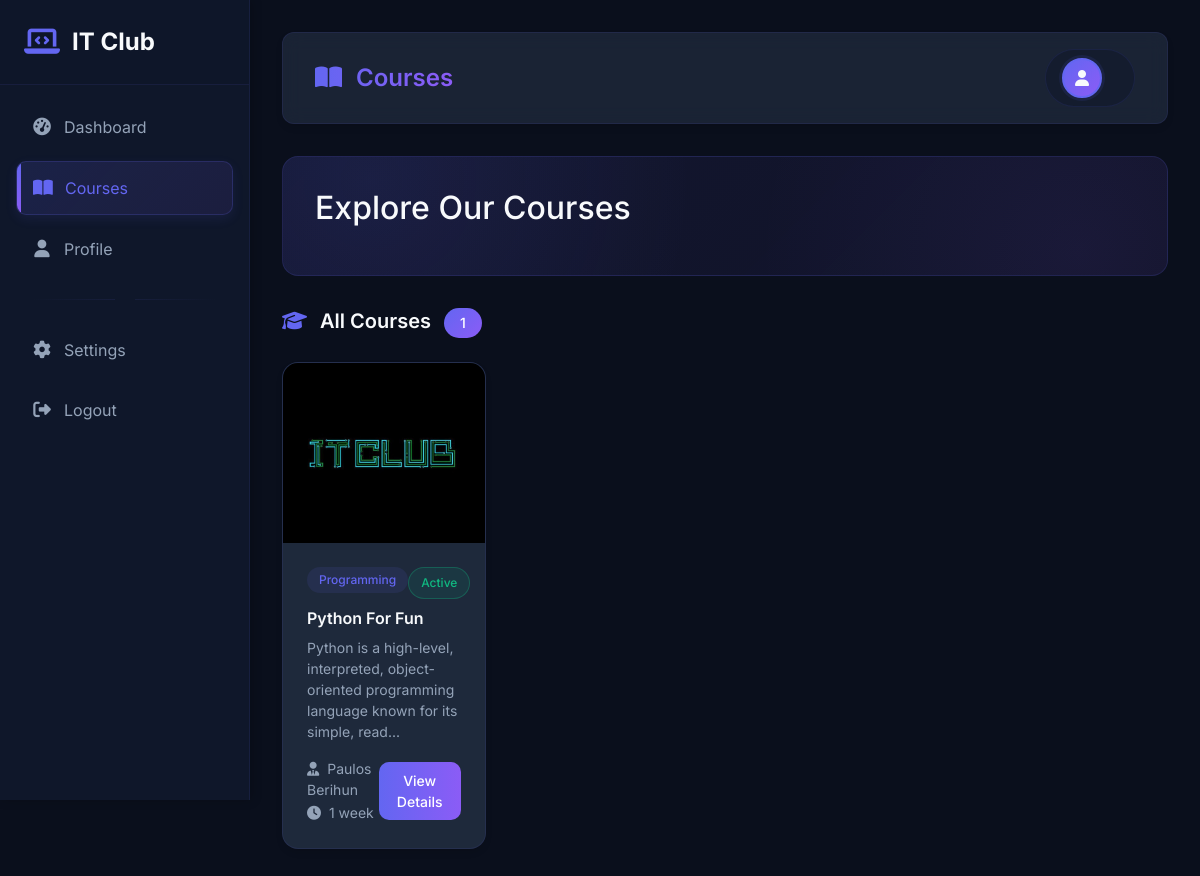
The app's page /courses, older data.
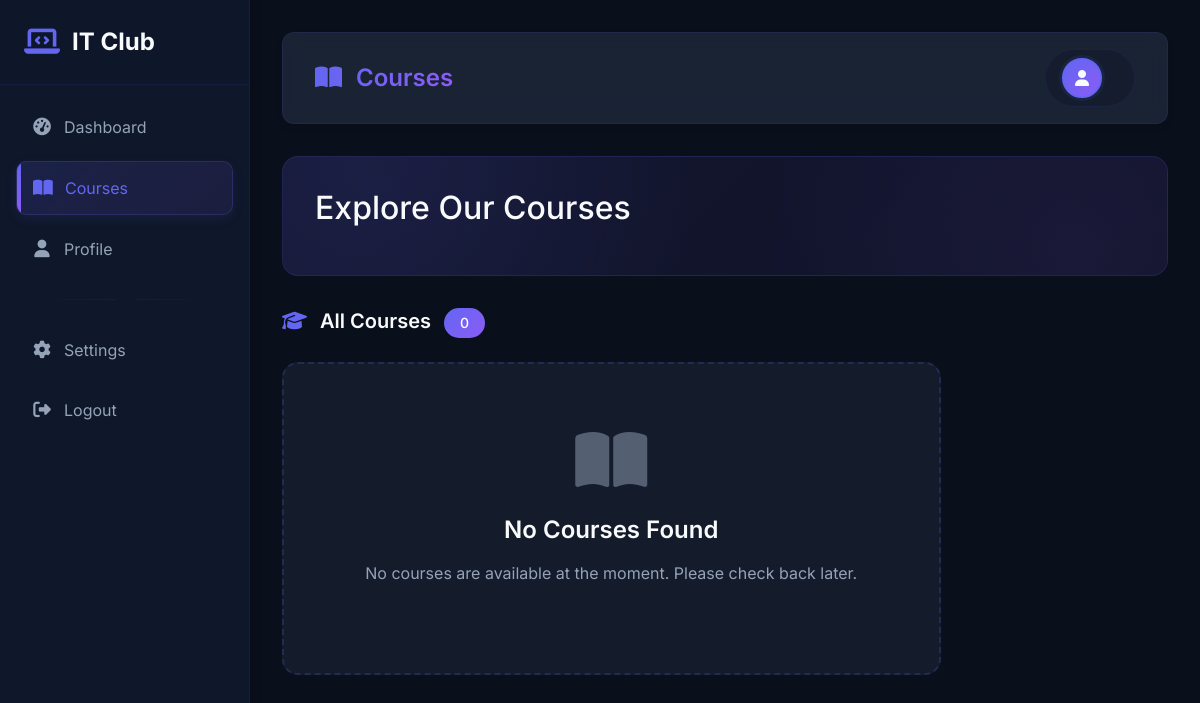
The same page, newer data.
### tables this page shows
CREATE TABLE courses (
        id INTEGER PRIMARY KEY AUTOINCREMENT,
        title TEXT NOT NULL,
        time TEXT,
        category TEXT,
        teacher TEXT,
        description TEXT,
        course_video TEXT,
        course_material TEXT,
        thumbnail TEXT,
        is_featured INTEGER DEFAULT 0,
        status TEXT DEFAULT 'active',
        created_at TIMESTAMP DEFAULT CURRENT_TIMESTAMP
    );

### app.py (the view)
@app.route('/courses')
def courses():
    db = get_db()
    category = request.args.get('category')
    search = request.args.get('search')
    query = 'SELECT * FROM courses WHERE status = "active"'
    params = []
    if category:
        query += ' AND category = ?'
        params.append(category)
    if search:
        query += ' AND (title LIKE ? OR description LIKE ? OR teacher LIKE ?)'
        search_term = f'%{search}%'
        params.extend([search_term, search_term, search_term])
    query += ' ORDER BY created_at DESC'
    courses_list = db.execute(query, params).fetchall()
    categories = db.execute('SELECT DISTINCT category FROM courses WHERE category IS NOT NULL').fetchall()
    member = None
    if session.get('member_id'):
        mrow = db.execute('SELECT * FROM members WHERE id = ?', (session['member_id'],)).fetchone()
        member = row_to_dict(mrow) if mrow else None
        if member:
            member['profile_picture'] = resolve_media_path(member.get('profile_picture'))
    return render_template('main/courses.html',
                          courses=courses_list,
                          categories=categories,
                          selected_category=category,
                          search_query=search,
                          member=member)

### app.py (called while the page is built)
def get_db():
    if 'db' not in g:
        g.db = sqlite3.connect(app.config['DATABASE'])
        g.db.row_factory = sqlite3.Row
    return g.db

### templates/main/courses.html (shortened to what the changed rows need)
<!DOCTYPE html>
<html lang="en">
<head>
    <link href="https://cdn.jsdelivr.net/npm/bootstrap@5.3.0/dist/css/bootstrap.min.css" rel="stylesheet">
    <link rel="stylesheet" href="https://cdnjs.cloudflare.com/ajax/libs/font-awesome/6.4.0/css/all.min.css">
    <link rel="stylesheet" href="{{ url_for('static', filename='css/user.css') }}">
</head>
<body>
    <div class="dashboard-container">
        <main class="main-content">
            <div class="top-bar">
                <h1 class="h4 mb-0 text-gradient">
                    <i class="fas fa-book-open me-2"></i>
                </h1>
            </div>
            <div class="courses-header">
                <h1 class="h2 text-white mb-3">Explore Our Courses</h1>
           </div>
            <div class="row">
                <div class="col-lg-9">
                    <div class="d-flex justify-content-between align-items-center mb-4">
                        <h5 class="text-white mb-0">
                            {% if selected_category %}
                            <i class="fas fa-folder me-2 text-primary"></i>
                            {{ selected_category }}
                            {% else %}
                            <i class="fas fa-graduation-cap me-2 text-primary"></i>
                            All Courses
                            {% endif %}
                            <span class="badge bg-primary ms-2">{{ courses|length }}</span>
                        </h5>
                    </div>
                    {% if courses %}
                    <div class="row row-cols-1 row-cols-md-2 row-cols-lg-3 g-4">
                        {% for course in courses %}
                        <div class="col">
                            <div class="course-card card-custom position-relative">
                                {% if course.thumbnail %}
                                <img src="{{ course.thumbnail }}" class="course-thumbnail" alt="{{ course.title }}">
                                {% else %}
                                <div class="course-thumbnail bg-dark d-flex align-items-center justify-content-center">
                                    <i class="fas fa-graduation-cap fa-3x text-primary"></i>
                                </div>
                                {% endif %}
                                <div class="card-body">
                                    <div class="d-flex justify-content-between align-items-start mb-2">
                                        <span class="course-category">{{ course.category or 'General' }}</span>
                                        {% if course.status == 'active' %}
                                        <span class="badge-custom badge-active">Active</span>
                                        {% endif %}
                                    </div>
                                    <h6 class="text-white mb-2">{{ course.title }}</h6>
                                    <p class="small text-secondary mb-3">
                                        {{ course.description[:100] }}{% if course.description|length > 100 %}...{% endif %}
                                    </p>
                                    <div class="d-flex justify-content-between align-items-center">
                                        <div>
                                            <small class="text-secondary d-block">
                                                <i class="fas fa-user-tie me-1"></i>
                                                {{ course.teacher or 'Instructor' }}
                                            </small>
                                            {% if course.time %}
                                            <small class="text-secondary">
                                                <i class="fas fa-clock me-1"></i>
                                                {{ course.time }}
                                            </small>
                                            {% endif %}
                                        </div>
                                        <a href="{{ url_for('course_details', course_id=course.id) }}"
                                           class="btn btn-sm btn-primary-custom">
                                            View Details
                                        </a>
                                    </div>
                                </div>
                            </div>
                        </div>
                        {% endfor %}
                    </div>
                    {% else %}
                    <div class="empty-state">
                        <i class="fas fa-book-open fa-4x text-secondary mb-4"></i>
                        <h4 class="text-white mb-3">No Courses Found</h4>
                        <p class="text-secondary mb-4">
                            {% if search_query %}
                            No courses match your search criteria. Try different keywords or categories.
                            {% else %}
                            No courses are available at the moment. Please check back later.
                            {% endif %}
                        </p>
                    </div>
                    {% endif %}
                </div>
            </div>
        </main>
    </div>
</body>
</html>

Row changes from the older to the newer data that the page shows:
removed courses: thumbnail (picture), category "Programming", status "Active", title "Python For Fun", description "Python is a high-level, interpreted, object-oriented programming language known for its simple, read", teacher "Paulos Berihun", time "1 week"
Text that changed along with them:
{{ courses|length }}: "1" → "0"
text now shown: "No Courses Found No courses are available at the moment. Please check back later."
